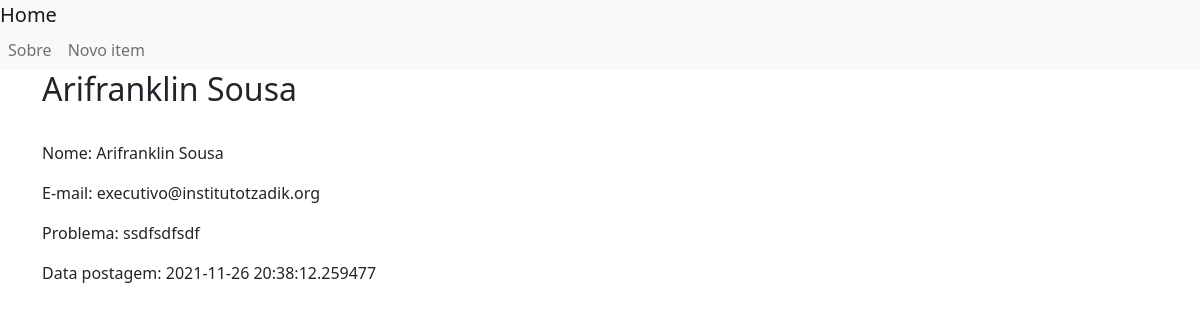
/2, run on the app's committed database.
### app.py (models this page shows)
class tb_chamados(db.Model):
    id_chamado = db.Column(db.Integer, primary_key=True)
    dt_criacao = db.Column(db.DateTime, default=datetime.datetime.utcnow)
    descricao = db.Column(db.String(200), nullable=False)
    nome = db.Column(db.String(200), nullable=False)
    email = db.Column(db.String(200), nullable=False)
    servico = db.Column(db.String(200), nullable=False)

### app.py (the view)
@app.route('/<int:id_chamado>')
def post(id_chamado):
    post = get_post(id_chamado)
    return render_template('post.html', post=post)

### app.py (called while the page is built)
def get_post(id_chamado):
    post = tb_chamados.query.filter_by(id_chamado=id_chamado).first()
    if post is None:
        abort(484)
    return post

### templates/post.html
{% extends 'base.html' %}
{% block content %}
    <h2>{% block title %} {{ post ['nome'] }} {% endblock %}</h2>
    <span class="badge badge-primary">{{ post['id_chamado'] }}</span>
            <p>Nome: {{ post['nome'] }}</p>
           <p>E-mail: {{ post['email'] }}</p>
           <p>Problema: {{ post['descricao'] }}</p>
           <p>Data postagem: {{ post['dt_criacao'] }}</p>
{% endblock %}

### data on the page
tb_chamados: nome "Arifranklin Sousa", email "executivo@institutotzadik.org", descricao "ssdfsdfsdf", dt_criacao "2021-11-26 20:38:12.259477"
